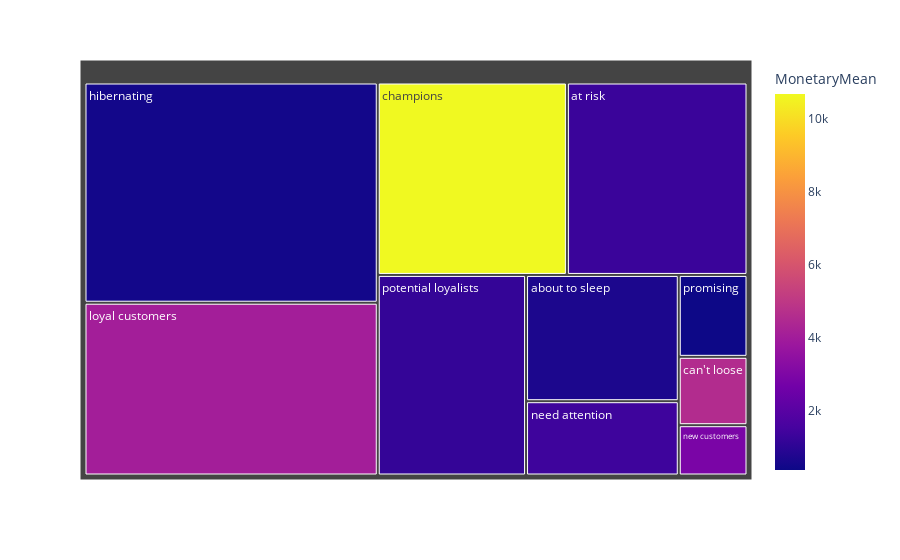

Notebook source saved alongside this figure:
### Code cell
fig = px.treemap(rfm_agg, path=['Segment'], values='Count',
                  color='MonetaryMean',
                  #color_continuous_scale='RdBu',
                  )
fig.show()

### Figure 1 — Plotly figure (JSON) as saved in the notebook; plotly's stock layout.template omitted (floating-point values rounded to 4 significant figures)
{"data": [{"branchvalues": "total", "customdata": [[685.2], [1291.0], [4571.0], [10680.0], [512.9], [4077.0], [1368.0], [2881.0], [1167.0], [389.4]], "domain": {"x": [0, 1], "y": [0, 1]}, "hovertemplate": "labels=%{label}<br>Count=%{value}<br>parent=%{parent}<br>id=%{id}<br>MonetaryMean=%{color}<extra></extra>", "ids": ["about to sleep", "at risk", "can't loose", "champions", "hibernating", "loyal customers", "need attention", "new customers", "potential loyalists", "promising"], "labels": ["about to sleep", "at risk", "can't loose", "champions", "hibernating", "loyal customers", "need attention", "new customers", "potential loyalists", "promising"], "marker": {"coloraxis": "coloraxis", "colors": [685.2, 1291.0, 4571.0, 10680.0, 512.9, 4077.0, 1368.0, 2881.0, 1167.0, 389.4]}, "name": "", "parents": ["", "", "", "", "", "", "", "", "", ""], "type": "treemap", "values": [435, 784, 106, 821, 1457, 1143, 256, 78, 671, 127]}], "layout": {"coloraxis": {"colorbar": {"title": {"text": "MonetaryMean"}}, "colorscale": [[0, "#0d0887"], [0.1111, "#46039f"], [0.2222, "#7201a8"], [0.3333, "#9c179e"], [0.4444, "#bd3786"], [0.5556, "#d8576b"], [0.6667, "#ed7953"], [0.7778, "#fb9f3a"], [0.8889, "#fdca26"], [1, "#f0f921"]]}, "legend": {"tracegroupgap": 0}, "margin": {"t": 60}}}
